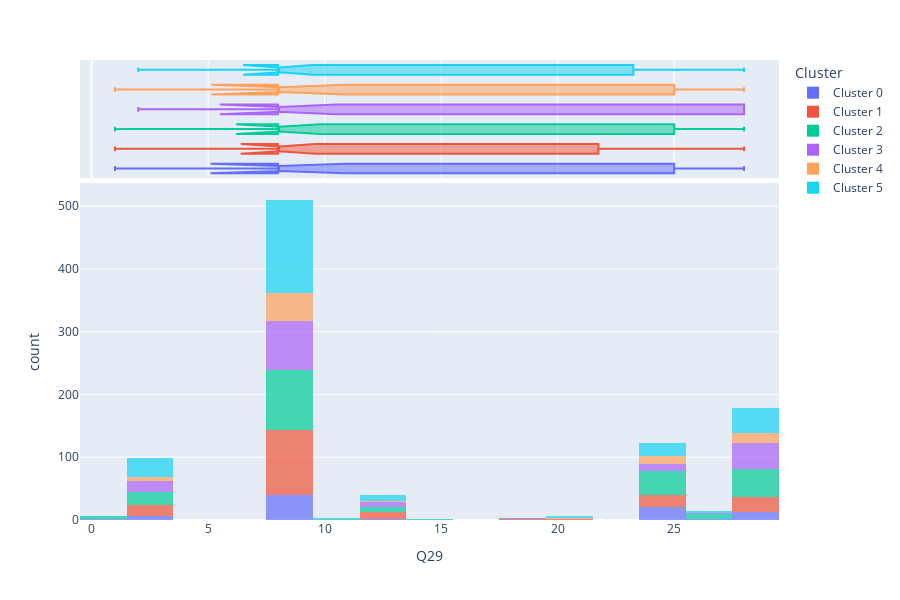

Notebook code for this chart:
### Code cell
pc.plot_model(best_manzoku, plot = "distribution", feature = "Q29")

### Figure 1 — Plotly figure (JSON) as saved in the notebook; plotly's stock layout.template omitted (floating-point values rounded to 4 significant figures; data arrays with more than 128 entries replaced by an {"elided": "..."} marker saying what was removed)
{"data": [{"alignmentgroup": "True", "bingroup": "x", "hovertemplate": "Cluster=Cluster 0<br>Q29=%{x}<br>count=%{y}<extra></extra>", "legendgroup": "Cluster 0", "marker": {"color": "#636efa", "opacity": 0.7, "pattern": {"shape": ""}}, "name": "Cluster 0", "offsetgroup": "Cluster 0", "orientation": "v", "showlegend": true, "type": "histogram", "x": [25, 8, 8, 8, 8, 8, 2, 28, 25, 8, 25, 28, 8, 8, 8, 8, 8, 8, 25, 8, 2, 12, 28, 8, 8, 8, 8, 8, 2, 8, 25, 1, 2, 28, 8, 8, 25, 25, 8, 8, 25, 8, 28, 28, 25, 27, 18, 8, 28, 25, 2, 28, 28, 25, 8, 8, 8, 8, 25, 8, 28, 2, 8, 25, 8, 25, 8, 25, 25, 8, 2, 28, 8, 25, 28, 8, 24, 8, 8, 18, 25, 28, 25, 8, 8], "xaxis": "x", "yaxis": "y"}, {"alignmentgroup": "True", "customdata": {"elided": "85x26 mixed values"}, "hovertemplate": "Cluster=%{customdata[25]}<br>Q29=%{x}<br>Q2_1=%{customdata[0]}<br>Q2_2=%{customdata[1]}<br>Q2_3=%{customdata[2]}<br>Q2_4=%{customdata[3]}<br>Q2_5=%{customdata[4]}<br>Q2_6=%{customdata[5]}<br>Q2_7=%{customdata[6]}<br>Q2_8=%{customdata[7]}<br>Q2_9=%{customdata[8]}<br>Q2_10=%{customdata[9]}<br>Q2_11=%{customdata[10]}<br>Q2_12=%{customdata[11]}<br>Q2_13=%{customdata[12]}<br>Q2_14=%{customdata[13]}<br>Q2_15=%{customdata[14]}<br>Q2_16=%{customdata[15]}<br>Q2_17=%{customdata[16]}<br>Q2_18=%{customdata[17]}<br>Q2_19=%{customdata[18]}<br>Q8_1=%{customdata[19]}<br>Q8_2=%{customdata[20]}<br>Q8_3=%{customdata[21]}<br>Q8_4=%{customdata[22]}<br>Q8_5=%{customdata[23]}<br>Q8_6=%{customdata[24]}<extra></extra>", "legendgroup": "Cluster 0", "marker": {"color": "#636efa"}, "name": "Cluster 0", "notched": true, "offsetgroup": "Cluster 0", "showlegend": false, "type": "box", "x": [25, 8, 8, 8, 8, 8, 2, 28, 25, 8, 25, 28, 8, 8, 8, 8, 8, 8, 25, 8, 2, 12, 28, 8, 8, 8, 8, 8, 2, 8, 25, 1, 2, 28, 8, 8, 25, 25, 8, 8, 25, 8, 28, 28, 25, 27, 18, 8, 28, 25, 2, 28, 28, 25, 8, 8, 8, 8, 25, 8, 28, 2, 8, 25, 8, 25, 8, 25, 25, 8, 2, 28, 8, 25, 28, 8, 24, 8, 8, 18, 25, 28, 25, 8, 8], "xaxis": "x2", "yaxis": "y2"}, {"alignmentgroup": "True", "bingroup": "x", "hovertemplate": "Cluster=Cluster 1<br>Q29=%{x}<br>count=%{y}<extra></extra>", "legendgroup": "Cluster 1", "marker": {"color": "#EF553B", "opacity": 0.7, "pattern": {"shape": ""}}, "name": "Cluster 1", "offsetgroup": "Cluster 1", "orientation": "v", "showlegend": true, "type": "histogram", "x": {"elided": "181 int values"}, "xaxis": "x", "yaxis": "y"}, {"alignmentgroup": "True", "customdata": {"elided": "181x26 mixed values"}, "hovertemplate": "Cluster=%{customdata[25]}<br>Q29=%{x}<br>Q2_1=%{customdata[0]}<br>Q2_2=%{customdata[1]}<br>Q2_3=%{customdata[2]}<br>Q2_4=%{customdata[3]}<br>Q2_5=%{customdata[4]}<br>Q2_6=%{customdata[5]}<br>Q2_7=%{customdata[6]}<br>Q2_8=%{customdata[7]}<br>Q2_9=%{customdata[8]}<br>Q2_10=%{customdata[9]}<br>Q2_11=%{customdata[10]}<br>Q2_12=%{customdata[11]}<br>Q2_13=%{customdata[12]}<br>Q2_14=%{customdata[13]}<br>Q2_15=%{customdata[14]}<br>Q2_16=%{customdata[15]}<br>Q2_17=%{customdata[16]}<br>Q2_18=%{customdata[17]}<br>Q2_19=%{customdata[18]}<br>Q8_1=%{customdata[19]}<br>Q8_2=%{customdata[20]}<br>Q8_3=%{customdata[21]}<br>Q8_4=%{customdata[22]}<br>Q8_5=%{customdata[23]}<br>Q8_6=%{customdata[24]}<extra></extra>", "legendgroup": "Cluster 1", "marker": {"color": "#EF553B"}, "name": "Cluster 1", "notched": true, "offsetgroup": "Cluster 1", "showlegend": false, "type": "box", "x": {"elided": "181 int values"}, "xaxis": "x2", "yaxis": "y2"}, {"alignmentgroup": "True", "bingroup": "x", "hovertemplate": "Cluster=Cluster 2<br>Q29=%{x}<br>count=%{y}<extra></extra>", "legendgroup": "Cluster 2", "marker": {"color": "#00cc96", "opacity": 0.7, "pattern": {"shape": ""}}, "name": "Cluster 2", "offsetgroup": "Cluster 2", "orientation": "v", "showlegend": true, "type": "histogram", "x": {"elided": "220 int values"}, "xaxis": "x", "yaxis": "y"}, {"alignmentgroup": "True", "customdata": {"elided": "220x26 mixed values"}, "hovertemplate": "Cluster=%{customdata[25]}<br>Q29=%{x}<br>Q2_1=%{customdata[0]}<br>Q2_2=%{customdata[1]}<br>Q2_3=%{customdata[2]}<br>Q2_4=%{customdata[3]}<br>Q2_5=%{customdata[4]}<br>Q2_6=%{customdata[5]}<br>Q2_7=%{customdata[6]}<br>Q2_8=%{customdata[7]}<br>Q2_9=%{customdata[8]}<br>Q2_10=%{customdata[9]}<br>Q2_11=%{customdata[10]}<br>Q2_12=%{customdata[11]}<br>Q2_13=%{customdata[12]}<br>Q2_14=%{customdata[13]}<br>Q2_15=%{customdata[14]}<br>Q2_16=%{customdata[15]}<br>Q2_17=%{customdata[16]}<br>Q2_18=%{customdata[17]}<br>Q2_19=%{customdata[18]}<br>Q8_1=%{customdata[19]}<br>Q8_2=%{customdata[20]}<br>Q8_3=%{customdata[21]}<br>Q8_4=%{customdata[22]}<br>Q8_5=%{customdata[23]}<br>Q8_6=%{customdata[24]}<extra></extra>", "legendgroup": "Cluster 2", "marker": {"color": "#00cc96"}, "name": "Cluster 2", "notched": true, "offsetgroup": "Cluster 2", "showlegend": false, "type": "box", "x": {"elided": "220 int values"}, "xaxis": "x2", "yaxis": "y2"}, {"alignmentgroup": "True", "bingroup": "x", "hovertemplate": "Cluster=Cluster 3<br>Q29=%{x}<br>count=%{y}<extra></extra>", "legendgroup": "Cluster 3", "marker": {"color": "#ab63fa", "opacity": 0.7, "pattern": {"shape": ""}}, "name": "Cluster 3", "offsetgroup": "Cluster 3", "orientation": "v", "showlegend": true, "type": "histogram", "x": {"elided": "158 int values"}, "xaxis": "x", "yaxis": "y"}, {"alignmentgroup": "True", "customdata": {"elided": "158x26 mixed values"}, "hovertemplate": "Cluster=%{customdata[25]}<br>Q29=%{x}<br>Q2_1=%{customdata[0]}<br>Q2_2=%{customdata[1]}<br>Q2_3=%{customdata[2]}<br>Q2_4=%{customdata[3]}<br>Q2_5=%{customdata[4]}<br>Q2_6=%{customdata[5]}<br>Q2_7=%{customdata[6]}<br>Q2_8=%{customdata[7]}<br>Q2_9=%{customdata[8]}<br>Q2_10=%{customdata[9]}<br>Q2_11=%{customdata[10]}<br>Q2_12=%{customdata[11]}<br>Q2_13=%{customdata[12]}<br>Q2_14=%{customdata[13]}<br>Q2_15=%{customdata[14]}<br>Q2_16=%{customdata[15]}<br>Q2_17=%{customdata[16]}<br>Q2_18=%{customdata[17]}<br>Q2_19=%{customdata[18]}<br>Q8_1=%{customdata[19]}<br>Q8_2=%{customdata[20]}<br>Q8_3=%{customdata[21]}<br>Q8_4=%{customdata[22]}<br>Q8_5=%{customdata[23]}<br>Q8_6=%{customdata[24]}<extra></extra>", "legendgroup": "Cluster 3", "marker": {"color": "#ab63fa"}, "name": "Cluster 3", "notched": true, "offsetgroup": "Cluster 3", "showlegend": false, "type": "box", "x": {"elided": "158 int values"}, "xaxis": "x2", "yaxis": "y2"}, {"alignmentgroup": "True", "bingroup": "x", "hovertemplate": "Cluster=Cluster 4<br>Q29=%{x}<br>count=%{y}<extra></extra>", "legendgroup": "Cluster 4", "marker": {"color": "#FFA15A", "opacity": 0.7, "pattern": {"shape": ""}}, "name": "Cluster 4", "offsetgroup": "Cluster 4", "orientation": "v", "showlegend": true, "type": "histogram", "x": [8, 8, 25, 8, 8, 8, 8, 12, 8, 8, 24, 24, 8, 8, 2, 24, 28, 8, 8, 28, 28, 8, 8, 25, 8, 21, 25, 8, 8, 12, 8, 2, 24, 8, 8, 24, 8, 25, 8, 24, 8, 8, 28, 25, 1, 8, 2, 28, 28, 8, 28, 8, 28, 8, 8, 28, 8, 28, 8, 8, 8, 28, 28, 12, 8, 8, 8, 2, 2, 8, 28, 2, 8, 8, 8, 8, 2, 8, 28, 28, 28, 8, 8, 25, 8, 24, 28], "xaxis": "x", "yaxis": "y"}, {"alignmentgroup": "True", "customdata": {"elided": "87x26 mixed values"}, "hovertemplate": "Cluster=%{customdata[25]}<br>Q29=%{x}<br>Q2_1=%{customdata[0]}<br>Q2_2=%{customdata[1]}<br>Q2_3=%{customdata[2]}<br>Q2_4=%{customdata[3]}<br>Q2_5=%{customdata[4]}<br>Q2_6=%{customdata[5]}<br>Q2_7=%{customdata[6]}<br>Q2_8=%{customdata[7]}<br>Q2_9=%{customdata[8]}<br>Q2_10=%{customdata[9]}<br>Q2_11=%{customdata[10]}<br>Q2_12=%{customdata[11]}<br>Q2_13=%{customdata[12]}<br>Q2_14=%{customdata[13]}<br>Q2_15=%{customdata[14]}<br>Q2_16=%{customdata[15]}<br>Q2_17=%{customdata[16]}<br>Q2_18=%{customdata[17]}<br>Q2_19=%{customdata[18]}<br>Q8_1=%{customdata[19]}<br>Q8_2=%{customdata[20]}<br>Q8_3=%{customdata[21]}<br>Q8_4=%{customdata[22]}<br>Q8_5=%{customdata[23]}<br>Q8_6=%{customdata[24]}<extra></extra>", "legendgroup": "Cluster 4", "marker": {"color": "#FFA15A"}, "name": "Cluster 4", "notched": true, "offsetgroup": "Cluster 4", "showlegend": false, "type": "box", "x": [8, 8, 25, 8, 8, 8, 8, 12, 8, 8, 24, 24, 8, 8, 2, 24, 28, 8, 8, 28, 28, 8, 8, 25, 8, 21, 25, 8, 8, 12, 8, 2, 24, 8, 8, 24, 8, 25, 8, 24, 8, 8, 28, 25, 1, 8, 2, 28, 28, 8, 28, 8, 28, 8, 8, 28, 8, 28, 8, 8, 8, 28, 28, 12, 8, 8, 8, 2, 2, 8, 28, 2, 8, 8, 8, 8, 2, 8, 28, 28, 28, 8, 8, 25, 8, 24, 28], "xaxis": "x2", "yaxis": "y2"}, {"alignmentgroup": "True", "bingroup": "x", "hovertemplate": "Cluster=Cluster 5<br>Q29=%{x}<br>count=%{y}<extra></extra>", "legendgroup": "Cluster 5", "marker": {"color": "#19d3f3", "opacity": 0.7, "pattern": {"shape": ""}}, "name": "Cluster 5", "offsetgroup": "Cluster 5", "orientation": "v", "showlegend": true, "type": "histogram", "x": {"elided": "255 int values"}, "xaxis": "x", "yaxis": "y"}, {"alignmentgroup": "True", "customdata": {"elided": "255x26 mixed values"}, "hovertemplate": "Cluster=%{customdata[25]}<br>Q29=%{x}<br>Q2_1=%{customdata[0]}<br>Q2_2=%{customdata[1]}<br>Q2_3=%{customdata[2]}<br>Q2_4=%{customdata[3]}<br>Q2_5=%{customdata[4]}<br>Q2_6=%{customdata[5]}<br>Q2_7=%{customdata[6]}<br>Q2_8=%{customdata[7]}<br>Q2_9=%{customdata[8]}<br>Q2_10=%{customdata[9]}<br>Q2_11=%{customdata[10]}<br>Q2_12=%{customdata[11]}<br>Q2_13=%{customdata[12]}<br>Q2_14=%{customdata[13]}<br>Q2_15=%{customdata[14]}<br>Q2_16=%{customdata[15]}<br>Q2_17=%{customdata[16]}<br>Q2_18=%{customdata[17]}<br>Q2_19=%{customdata[18]}<br>Q8_1=%{customdata[19]}<br>Q8_2=%{customdata[20]}<br>Q8_3=%{customdata[21]}<br>Q8_4=%{customdata[22]}<br>Q8_5=%{customdata[23]}<br>Q8_6=%{customdata[24]}<extra></extra>", "legendgroup": "Cluster 5", "marker": {"color": "#19d3f3"}, "name": "Cluster 5", "notched": true, "offsetgroup": "Cluster 5", "showlegend": false, "type": "box", "x": {"elided": "255 int values"}, "xaxis": "x2", "yaxis": "y2"}], "layout": {"barmode": "relative", "height": 600, "legend": {"title": {"text": "Cluster"}, "tracegroupgap": 0}, "margin": {"t": 60}, "xaxis": {"anchor": "y", "domain": [0, 1], "title": {"text": "Q29"}}, "xaxis2": {"anchor": "y2", "domain": [0, 1], "matches": "x", "showgrid": true, "showticklabels": false}, "yaxis": {"anchor": "x", "domain": [0, 0.7326], "title": {"text": "count"}}, "yaxis2": {"anchor": "x2", "domain": [0.7426, 1], "matches": "y2", "showgrid": false, "showline": false, "showticklabels": false, "ticks": ""}}}
